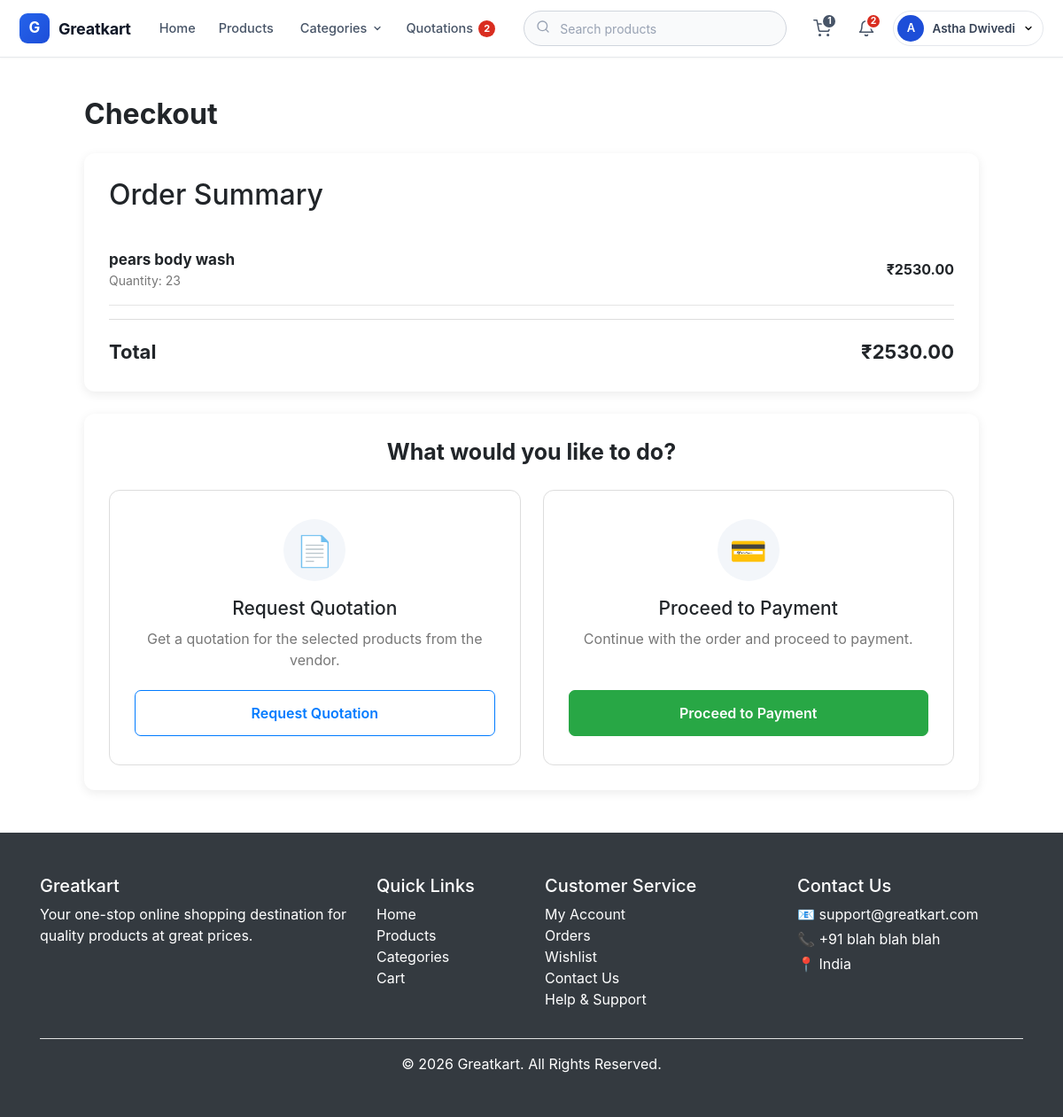
The app's page /cart/checkout/ (signed in) with its own data.
### accounts/models.py (models this page shows, shortened)
class Account(AbstractUser):
    full_name = models.CharField(max_length=100)
    email = models.EmailField(unique=True)
    phone = models.CharField(max_length=15)
    is_verified = models.BooleanField(default=False)
    groups = models.ManyToManyField(
        'auth.Group',
        blank=True,
        related_name='account_set',
        related_query_name='account',
    )
    user_permissions = models.ManyToManyField(
        'auth.Permission',
        blank=True,
        related_name='account_set',
        related_query_name='account',
    )

### store/models.py (models this page shows, shortened)
class Product(models.Model):
    product_name = models.CharField(max_length=200)
    slug = models.SlugField(max_length=200, unique=True)
    description = models.TextField()
    price = models.DecimalField(max_digits=10, decimal_places=2)
    images = models.ImageField(upload_to='photos/products/')
    stock = models.IntegerField()
    category = models.ForeignKey(
        Category,
        on_delete=models.CASCADE,
        null=True,
        blank=True
    )
    vendor = models.ForeignKey(
        VendorProfile,
        on_delete=models.CASCADE,
        related_name='products',
        null=True,
        blank=True
    )
    gst_rate = models.DecimalField(
        'GST rate (%)',
        max_digits=5,
        decimal_places=2,
        choices=GST_SLAB_CHOICES,
        default=DEFAULT_GST_RATE,
    )
    is_available = models.BooleanField(default=True)
    created_at = models.DateTimeField(auto_now_add=True)
    modified_at = models.DateTimeField(auto_now=True)

### cart/views.py (the view, shortened to what this page needs)
@buyer_required
def checkout(request):
    account = request.user
    checkout_items = []
    total = 0
    buy_now_data = request.session.get("buy_now")
    if buy_now_data:
        product = get_object_or_404(
            Product,
            id=buy_now_data["product_id"]
        )
        quantity = buy_now_data["quantity"]
        if quantity > product.stock:
            messages.error(
                request,
                f"Only {product.stock} items are available."
            )
            request.session.pop("buy_now", None)
            return redirect(
                "product_detail",
                product.slug
            )
        subtotal = product.price * quantity
        checkout_items.append({
            "product": product,
            "quantity": quantity,
            "subtotal": subtotal,
        })
        total = subtotal
        checkout_type = "buy_now"
    else:
        cart_items = Cart.objects.filter(
            account=account
        ).select_related("product")
        for item in cart_items:
            subtotal = (
                item.product.price *
                item.quantity
            )
            checkout_items.append({
                "product": item.product,
                "quantity": item.quantity,
                "subtotal": subtotal,
            })
            total += subtotal
        checkout_type = "cart"
    if not checkout_items:
        messages.error(
            request,
            "Your checkout is empty."
        )
        return redirect("cart")
    address = (
        account.addresses
        .filter(is_default=True)
        .first()
    )
    return render(
        request,
        "checkout.html",
        {
            "account": account,
            "checkout_items": checkout_items,
            "total": total,
            "address": address,
            "checkout_type": checkout_type,
        }
    )

### templates/checkout.html (shortened to what this page needs)
{% load static %}
<!DOCTYPE html>
<html lang="en">
<head>
    <link rel="stylesheet"
          href="{% static 'style.css' %}">
    <link
        rel="stylesheet"
        href="https://cdn.jsdelivr.net/npm/bootstrap@4.0.0/dist/css/bootstrap.min.css"
    >
</head>
<body>
{% include 'extend-files/navbar.html' %}
<div class="checkout-container">
    <h1 class="checkout-title">
        Checkout
    </h1>
    <div class="checkout-card">
        <h2 class="mb-4">
            Order Summary
        </h2>
        {% if checkout_items %}
            {% for item in checkout_items %}
                <div class="product-row">
                    <div>
                        <div class="product-name">
                            {{ item.product.product_name }}
                        </div>
                        <div class="product-quantity">
                            Quantity: {{ item.quantity }}
                        </div>
                    </div>
                    <div class="product-price">
                        ₹{{ item.subtotal }}
                    </div>
                </div>
            {% endfor %}
            <div class="total-row">
                <span>Total</span>
                <span>₹{{ total }}</span>
            </div>
        {% else %}
            <p class="text-muted">
                No products available for checkout.
            </p>
        {% endif %}
    </div>
    <div class="checkout-card">
        <h2 class="option-title">
            What would you like to do?
        </h2>
        <div class="options-row">
            <div class="option-column">
                <div class="option-card">
                    <div class="option-icon">
                        📄
                    </div>
                    <h3>
                        Request Quotation
                    </h3>
                    <p>
                        Get a quotation for the selected
                        products from the vendor.
                    </p>
                    <a
                        href="{% url 'quotation' %}"
                        class="option-btn quotation-btn"
                    >
                        Request Quotation
                    </a>
                </div>
            </div>
            <div class="option-column">
                <div class="option-card">
                    <div class="option-icon">
                        💳
                    </div>
                    <h3>
                        Proceed to Payment
                    </h3>
                    <p>
                        Continue with the order and
                        proceed to payment.
                    </p>
                    <a
                        href="{% url 'payment' %}"
                        class="option-btn payment-btn"
                    >
                        Proceed to Payment
                    </a>
                </div>
            </div>
        </div>
    </div>
</div>
{% include 'extend-files/footer.html' %}
</body>
</html>

### templates/extend-files/navbar.html (shortened to what this page needs)
<nav class="gk-nav">
    <div class="gk-nav__inner">
        <a class="gk-brand" href="{% url 'home' %}">
            <span class="gk-brand__mark">G</span>
            <span class="gk-brand__name">Greatkart</span>
        </a>
        {% if is_vendor_account %}
            <div class="gk-links">
                <a class="gk-link {% if request.resolver_match.url_name == 'vendor_dashboard' %}is-active{% endif %}"
                   href="{% url 'vendor_dashboard' %}">
                    Dashboard
                </a>
                <a class="gk-link {% if 'product' in request.resolver_match.url_name %}is-active{% endif %}"
                   href="{% url 'vendor_products' %}">
                    Products
                </a>
                <a class="gk-link {% if 'quote' in request.resolver_match.url_name %}is-active{% endif %}"
                   href="{% url 'quote_list_vendor' %}">
                    Quotation Requests
                    {% include 'extend-files/quote_badge.html' %}
                </a>
                <a class="gk-link {% if request.resolver_match.url_name == 'vendor_add_product' %}is-active{% endif %}"
                   href="{% url 'vendor_add_product' %}">
                    Add Product
                </a>
            </div>
        {% else %}
            <div class="gk-links">
                <a class="gk-link {% if request.resolver_match.url_name == 'home' %}is-active{% endif %}"
                   href="{% url 'home' %}">
                    Home
                </a>
                <a class="gk-link {% if request.resolver_match.url_name == 'products' %}is-active{% endif %}"
                   href="{% url 'products' %}">
                    Products
                </a>
                <div class="gk-account" data-gk-dropdown>
                    <button type="button"
                            class="gk-link {% if request.resolver_match.url_name == 'categories' %}is-active{% endif %}"
                            data-gk-toggle
                            aria-expanded="false">
                        Categories
                        <svg class="gk-link__caret" width="12" height="12" viewBox="0 0 24 24"
                             fill="none" stroke="currentColor" stroke-width="2.5"
                             stroke-linecap="round" stroke-linejoin="round">
                            <polyline points="6 9 12 15 18 9"></polyline>
                        </svg>
                    </button>
                </div>
                {% if user.is_authenticated %}
                    <a class="gk-link {% if 'quote' in request.resolver_match.url_name %}is-active{% endif %}"
                       href="{% url 'quote_list_buyer' %}">
                        Quotations
                        {% include 'extend-files/quote_badge.html' %}
                    </a>
                {% else %}
                    <a class="gk-link" href="{% url 'vendor_register' %}">
                        Sell on Greatkart
                    </a>
                {% endif %}
            </div>
        {% endif %}
        <form class="gk-search" method="GET" action="{% url 'search' %}" role="search">
            <span class="gk-search__icon">
            </span>
            <input type="search"
                   name="q"
                   value="{{ request.GET.q|default:'' }}"
                   aria-label="Search"
                   placeholder="{% if is_vendor_account %}Search my products{% else %}Search products{% endif %}">
        </form>
        <div class="gk-actions">
            {% if user.is_authenticated %}
                {% if not is_vendor_account %}
                    <a class="gk-icon-btn" href="{% url 'cart' %}" title="Cart" aria-label="Cart">
                        <svg width="20" height="20" viewBox="0 0 24 24" fill="none"
                             stroke="currentColor" stroke-width="1.8"
                             stroke-linecap="round" stroke-linejoin="round">
                            <circle cx="9" cy="21" r="1"></circle>
                            <circle cx="20" cy="21" r="1"></circle>
                            <path d="M1 1h4l2.68 13.39a2 2 0 0 0 2 1.61h9.72a2 2 0 0 0 2-1.61L23 6H6"></path>
                        </svg>
                        {% if cart_item_count %}
                            <span class="gk-badge gk-badge--muted">{{ cart_item_count }}</span>
                        {% endif %}
                    </a>
                {% endif %}
                <div class="gk-account gk-bell" data-gk-dropdown>
                    <button type="button"
                            class="gk-icon-btn"
                            data-gk-toggle
                            aria-expanded="false"
                            title="Notifications"
                            aria-label="Notifications{% if unread_notification_count %} ({{ unread_notification_count }} unread){% endif %}">
                        <svg width="20" height="20" viewBox="0 0 24 24" fill="none"
                             stroke="currentColor" stroke-width="1.8"
                             stroke-linecap="round" stroke-linejoin="round">
                            <path d="M18 8A6 6 0 0 0 6 8c0 7-3 9-3 9h18s-3-2-3-9"></path>
                            <path d="M13.73 21a2 2 0 0 1-3.46 0"></path>
                        </svg>
                        {% if unread_notification_count %}
                            <span class="gk-badge">{% if unread_notification_count > 99 %}99+{% else %}{{ unread_notification_count }}{% endif %}</span>
                        {% endif %}
                    </button>
                </div>
                <div class="gk-account" data-gk-dropdown>
                    <button type="button"
                            class="gk-account__btn"
                            data-gk-toggle
                            aria-expanded="false">
                        <span class="gk-avatar">
                            {% if is_vendor_account %}
                                {{ vendor_profile.business_name|slice:":1" }}
                            {% else %}
                                {{ user.full_name|default:user.username|slice:":1" }}
                            {% endif %}
                        </span>
                        <span class="gk-account__name">
                            {% if is_vendor_account %}
                                {{ vendor_profile.business_name }}
                            {% else %}
                                {{ user.full_name|default:user.username }}
                            {% endif %}
                        </span>
                        <svg class="gk-link__caret" width="12" height="12" viewBox="0 0 24 24"
                             fill="none" stroke="currentColor" stroke-width="2.5"
                             stroke-linecap="round" stroke-linejoin="round">
                            <polyline points="6 9 12 15 18 9"></polyline>
                        </svg>
                    </button>
                </div>
            {% else %}
                <a class="gk-btn gk-btn--ghost" href="{% url 'login' %}">Log in</a>
                <a class="gk-btn gk-btn--primary" href="{% url 'register' %}">Sign up</a>
            {% endif %}
        </div>
    </div>
</nav>

### records on screen
Account: full_name "A", full_name "Astha Dwivedi"
Product: product.product_name "pears body wash", quantity "23", subtotal "2530.00"

### other values on screen
{{ unread_quotation_count }} "2"
{{ cart_item_count }} "1"
{{ unread_notification_count }} "2"
{{ total }} "2530.00"
